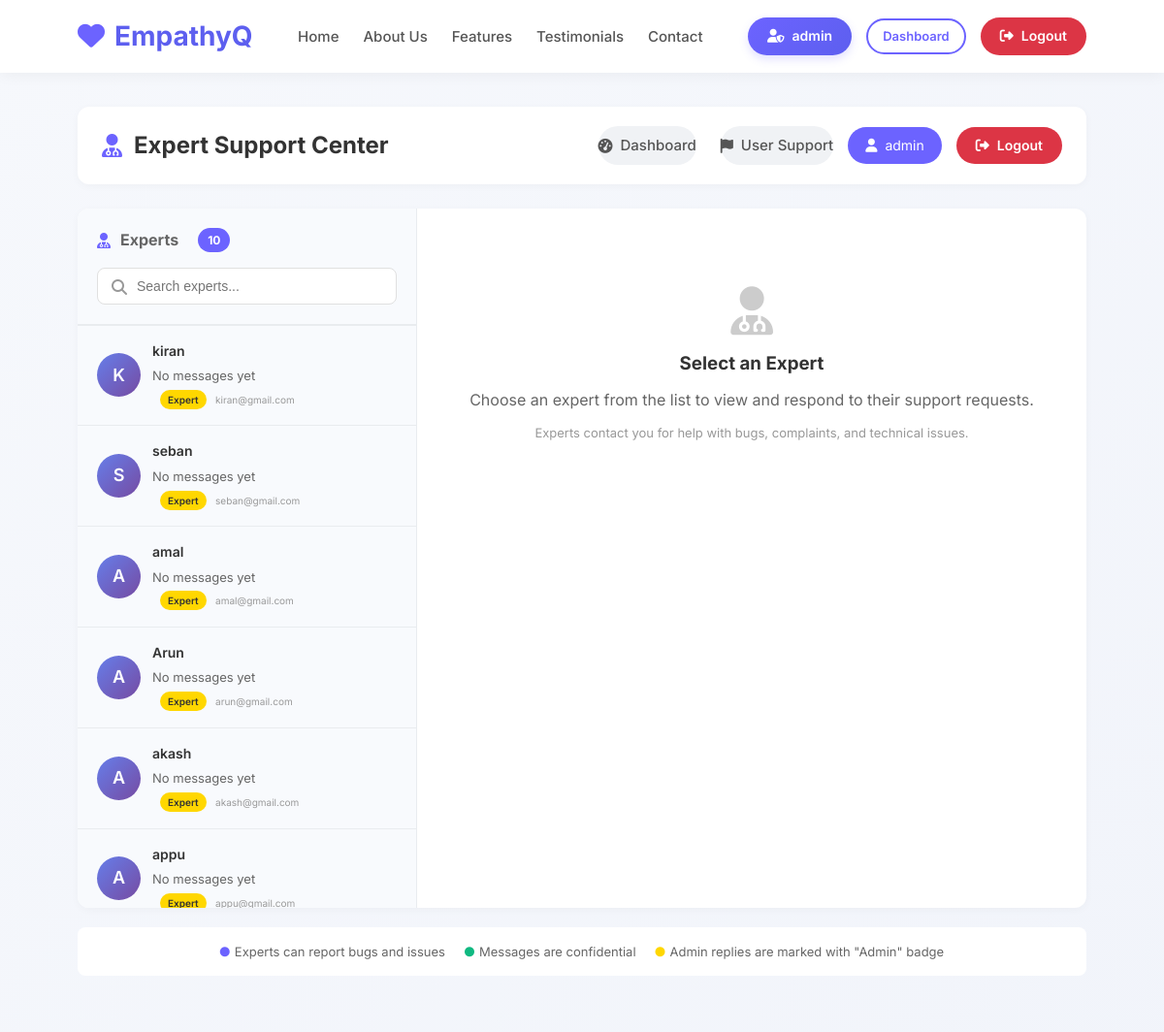
Page /dashboard/admin/expert-support/ (signed in, upper part) on the earlier database version.
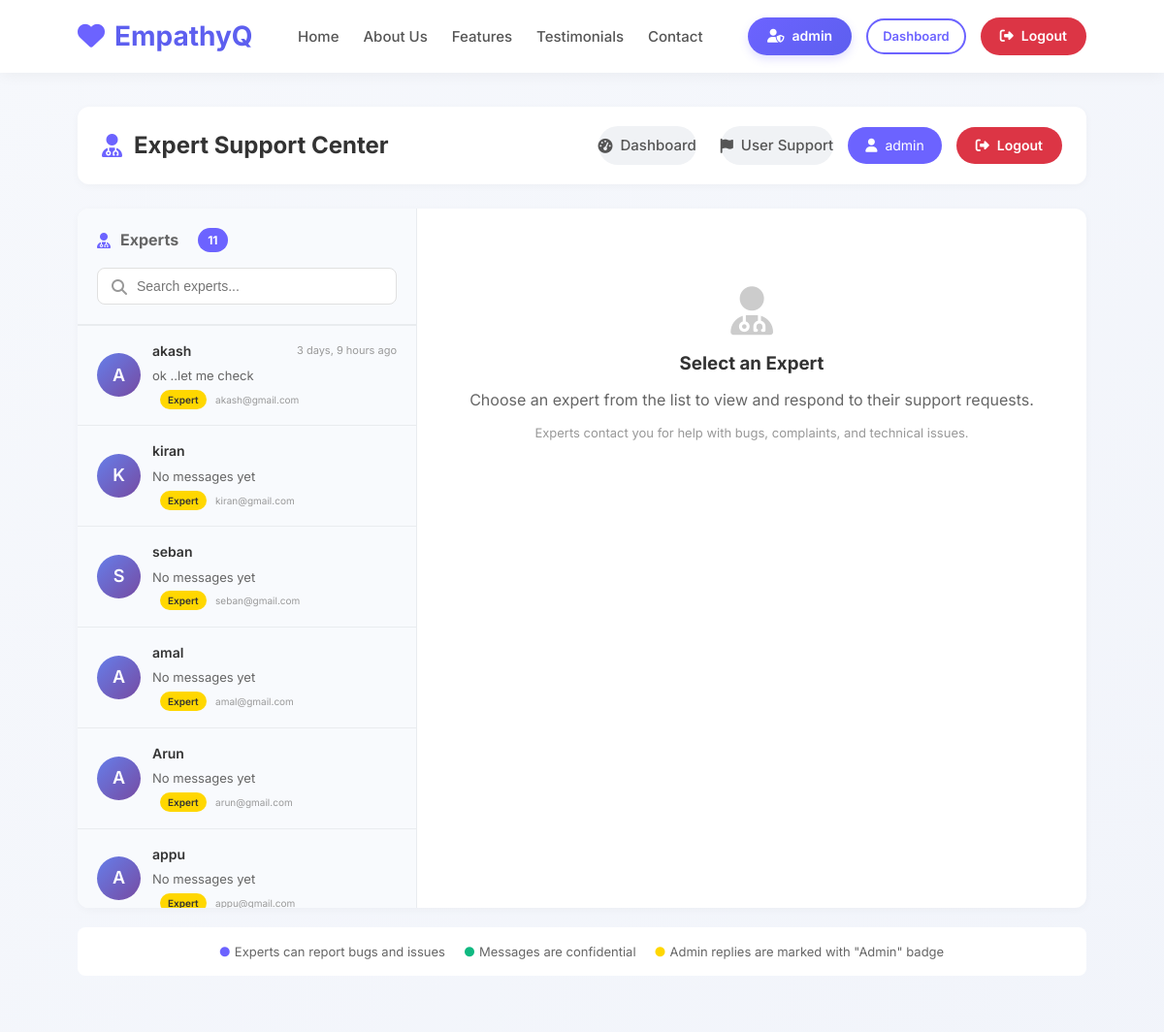
Same page on the later database version.
### accounts/models.py (models this page shows, shortened)
class User(AbstractUser):
    USER = 'user'
    EXPERT = 'expert'
    ADMIN = 'admin'
    ROLE_CHOICES = [
        (USER, 'User'),
        (EXPERT, 'Expert'),
        (ADMIN, 'Admin'),
    ]
    role = models.CharField(
        max_length=10,
        choices=ROLE_CHOICES,
        default=USER
    )
    is_blocked = models.BooleanField(default=False, help_text="Designates whether the user is blocked by admin")
    blocked_reason = models.TextField(blank=True, null=True, help_text="Reason for blocking the user")
    blocked_at = models.DateTimeField(null=True, blank=True)
    blocked_by = models.ForeignKey('self', on_delete=models.SET_NULL, null=True, blank=True, related_name='blocked_users')

class ExpertSupportChat(models.Model):
    sender = models.ForeignKey(
        User,
        on_delete=models.CASCADE,
        related_name='expert_support_sent'
    )
    recipient = models.ForeignKey(
        User,
        on_delete=models.CASCADE,
        related_name='expert_support_received'
    )
    message = models.TextField()
    timestamp = models.DateTimeField(auto_now_add=True)
    is_read = models.BooleanField(default=False)
    is_admin_reply = models.BooleanField(default=False, help_text="True if admin replied")
    class Meta:
        ordering = ['timestamp']
        indexes = [
            models.Index(fields=['sender', 'recipient', 'timestamp']),
            models.Index(fields=['recipient', 'is_read']),
        ]

### accounts/views.py (the view, shortened to what this page needs)
# urls.py: path('dashboard/admin/expert-support/', views.admin_expert_support, name='admin_expert_support'),
@login_required
@user_passes_test(is_admin)
def admin_expert_support(request):
    experts = User.objects.filter(role=User.EXPERT).exclude(is_superuser=True)
    conversations = []
    for expert in experts:
        last_msg = ExpertSupportChat.objects.filter(
            Q(sender=request.user, recipient=expert) |
            Q(sender=expert, recipient=request.user)
        ).order_by('-timestamp').first()
        unread_count = ExpertSupportChat.objects.filter(
            sender=expert,
            recipient=request.user,
            is_read=False
        ).count()
        if expert.get_full_name():
            name_parts = expert.get_full_name().split()
            if len(name_parts) >= 2:
                initials = name_parts[0][0] + name_parts[-1][0]
            else:
                initials = name_parts[0][0] if name_parts else expert.username[0]
        else:
            initials = expert.username[0] if expert.username else 'E'
        conversations.append({
            'user': expert,
            'last_message': last_msg.message if last_msg else 'No messages yet',
            'last_time': last_msg.timestamp if last_msg else None,
            'unread_count': unread_count,
            'initials': initials.upper()[:2],
        })
    min_datetime = timezone.make_aware(
        datetime(1970, 1, 1),
        timezone.get_current_timezone()
    )
    def sort_key(conv):
        last_time = conv['last_time']
        if last_time is None:
            return -min_datetime.timestamp()  # Put None at the end
        return -last_time.timestamp()  # Negative for reverse order
    conversations.sort(key=sort_key)
    active_expert_id = request.GET.get('expert')
    active_expert = None
    chat_messages = []
    total_unread = ExpertSupportChat.objects.filter(
        recipient=request.user,
        is_read=False
    ).exclude(sender=request.user).count()
    context = {
        'conversations': conversations,
        'active_user': active_expert,
        'chat_messages': chat_messages,
        'is_expert_support': True,
        'total_unread': total_unread,
    }
    return render(request, 'accounts/admin_expert_support.html', context)

### accounts/views.py (called while the page is built)
def is_admin(user):
    return user.is_authenticated and user.is_superuser

### accounts/templates/accounts/admin_expert_support.html (shortened to what the changed rows need)
{% extends 'base.html' %}
{% block content %}
<div class="container" style="padding-top: 30px;">
    <div class="header">
        <h1>
            <i class="fas fa-user-md"></i>
            Expert Support Center
        </h1>
    </div>
    <div class="chat-wrapper">
        <div class="experts-sidebar">
            <div class="sidebar-header">
                <h3>
                    <i class="fas fa-user-md"></i>
                    Experts
                    <span class="stats-badge">{{ conversations|length }}</span>
                </h3>
            </div>
            <ul class="experts-list" id="expertsList">
                {% for convo in conversations %}
                <li class="expert-item {% if active_user and active_user.id == convo.user.id %}active{% endif %}"
                    onclick="window.location.href='?expert={{ convo.user.id }}'">
                    <div class="expert-avatar">
                        {{ convo.initials }}
                    </div>
                    <div class="expert-info">
                        <div class="expert-header">
                            <span class="expert-name">{{ convo.user.username }}</span>
                            <span class="expert-time">
                                {% if convo.last_time %}{{ convo.last_time|timesince }} ago{% endif %}
                            </span>
                        </div>
                        <div class="expert-preview">
                            <span>{{ convo.last_message|truncatechars:30 }}</span>
                        </div>
                        <div>
                            <span class="expert-badge">Expert</span>
                            {% if convo.user.email %}
                            <span style="font-size: 10px; color: #999; margin-left: 5px;">
                                {{ convo.user.email }}
                            </span>
                            {% endif %}
                        </div>
                    </div>
                </li>
                {% empty %}
                <li style="text-align: center; padding: 40px 20px; color: #999;">
                    <i class="fas fa-inbox" style="font-size: 30px; margin-bottom: 10px; display: block;"></i>
                    No expert conversations yet
                </li>
                {% endfor %}
            </ul>
        </div>
    </div>
</div>
{% endblock %}

Differences in the rows shown:
changed User "akash": last_time (not shown) → "3 days, 9 hours"; last_message "No messages yet" → "ok ..let me check"; moves up the list
Other differences:
{{ conversations|length }}: "10" → "11"
